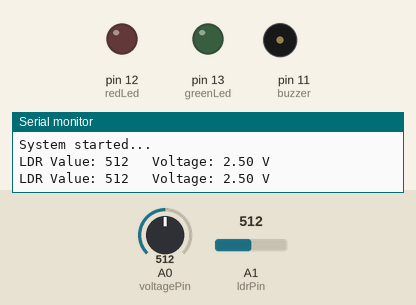
Simulated run of this sketch. Board: Arduino Uno, built with avr-gcc and run on an emulated ATmega328P. Shown: output pins drawn as LEDs (lit = HIGH), buzzer (waves = sounding, pin HIGH), the last lines printed to the serial monitor. Dashed ring = blinking. The inputs (shaded band) are chosen by the test bench; at power-on: A1 (ldrPin) = 512, A0 (voltagePin) = 512.

Above: at 1.2 s.
1.3 s: A1 (ldrPin) set to 489
At 4.2 s:
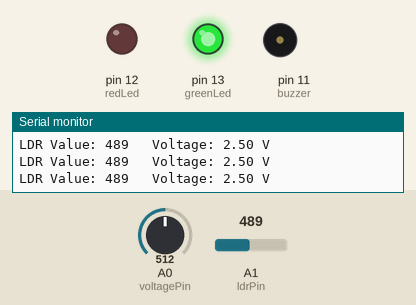
4.3 s: A0 (voltagePin) set to 221
7.3 s: A0 (voltagePin) set to 195
At 8.7 s:
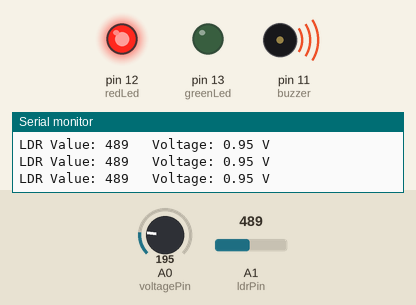
10.3 s: A0 (voltagePin) set to 306
At 11.6 s:
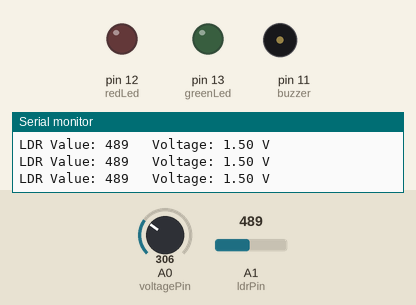
13.3 s: A0 (voltagePin) set to 122
At 15.8 s:
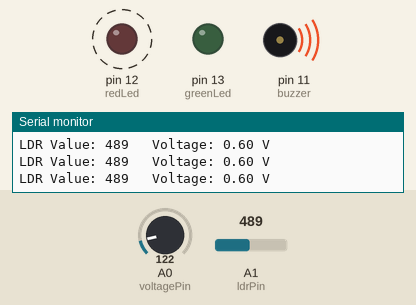
Timing chart, 0 to 39.8 s (numbered marks = the images above; inputs shaded):
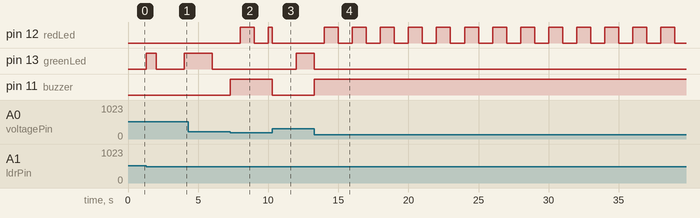

Measured:
- the behaviour switches between 500 and 499 on A1 (ldrPin) (found by bisection; images 0 and 1)
- the behaviour switches between 205 and 204 on A0 (voltagePin) (found by bisection; images 1 and 2)
- after the input at 1.3 s, pin 13 (greenLed): LOW → HIGH at once, → LOW 0.70 s later, → HIGH 2.0 s later
- after the input at 7.3 s, pin 12 (redLed): LOW → HIGH after 0.70 s, → LOW 1.0 s later, → HIGH 1.0 s later; pin 13 (greenLed): stays LOW (without the input it goes to HIGH after 0.70 s); pin 11 (buzzer): LOW → HIGH at once
- after the input at 10.3 s, pin 13 (greenLed): LOW → HIGH after 1.7 s; pin 11 (buzzer): HIGH → LOW at once
- after the input at 13.3 s, pin 12 (redLed): alternates HIGH for 1.0 s and LOW for 1.0 s, starting after 0.70 s; pin 11 (buzzer): LOW → HIGH at once

The sketch:

voltage_ldr_monitor.ino
```cpp
// pins i am using
int voltagePin = A0;
int ldrPin = A1;
int redLed = 12;
int greenLed = 13;
int buzzer = 11;

// threshold values
int ldrThreshold = 500;
float voltageThreshold = 1.0;

// buzzer will run for 5 seconds only
unsigned long buzzerDuration = 5000;
unsigned long buzzerStartTime = 0;
bool buzzerActive = false;

// last time we printed to serial
unsigned long lastPrintTime = 0;

void setup() {
  pinMode(redLed, OUTPUT);
  pinMode(greenLed, OUTPUT);
  pinMode(buzzer, OUTPUT);
  Serial.begin(9600);
  Serial.println("System started...");
}

void allOff() {
  digitalWrite(redLed, LOW);
  digitalWrite(greenLed, LOW);
  digitalWrite(buzzer, LOW);
}

void loop() {
  int ldrValue = analogRead(ldrPin);
  int rawVolt = analogRead(voltagePin);
  float voltage = rawVolt * (5.0 / 1023.0);

  unsigned long now = millis();

  // print sensor values every 500ms so serial monitor doesnt spam
  if (now - lastPrintTime >= 500) {
    Serial.print("LDR Value: ");
    Serial.print(ldrValue);
    Serial.print("   Voltage: ");
    Serial.print(voltage);
    Serial.println(" V");
    lastPrintTime = now;
  }

  if (ldrValue < ldrThreshold) {
    // dark condition detected

    if (voltage < voltageThreshold) {
      // LOW voltage + dark = fault condition
      // start buzzer timer if not already running
      if (!buzzerActive) {
        buzzerActive = true;
        buzzerStartTime = now;
      }

      // blink red led every 1 second
      bool blinkState = (now / 1000) % 2 == 0;
      digitalWrite(redLed, blinkState ? HIGH : LOW);
      digitalWrite(greenLed, LOW);

      // buzzer runs steady for 5 seconds then stops
      if (now - buzzerStartTime <= buzzerDuration) {
        digitalWrite(buzzer, HIGH);
      } else {
        digitalWrite(buzzer, LOW);
        buzzerActive = false; // reset so it can trigger again next time
      }

    } else {
      // dark but voltage is fine = normal night mode
      buzzerActive = false;
      digitalWrite(redLed, LOW);
      digitalWrite(buzzer, LOW);

      // blink green slowly every 2 seconds
      bool blinkState = (now / 2000) % 2 == 0;
      digitalWrite(greenLed, blinkState ? HIGH : LOW);
    }

  } else {
    // bright light detected = everything off
    buzzerActive = false;
    allOff();
  }
}
```
